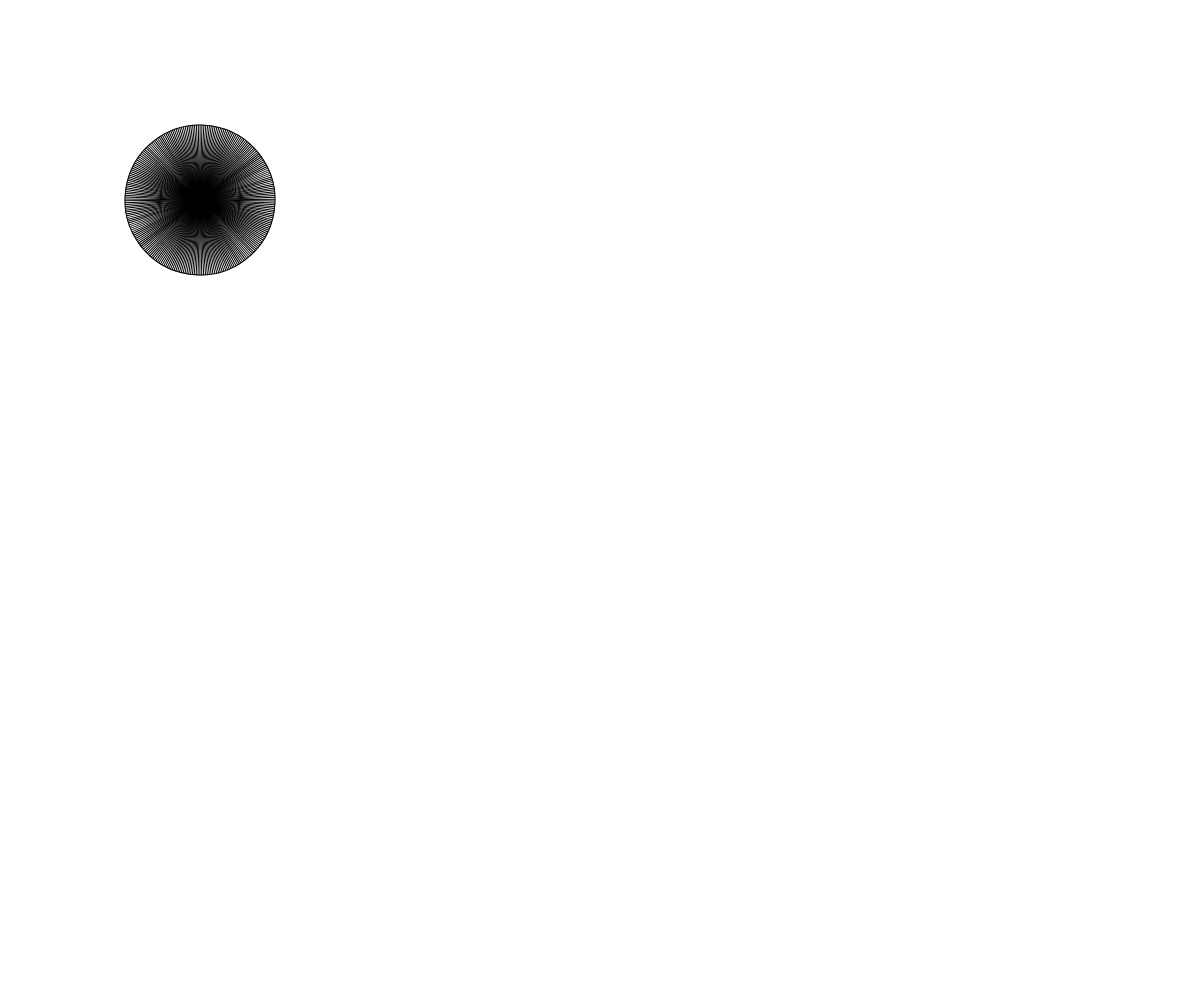
Frame 1 (no input)
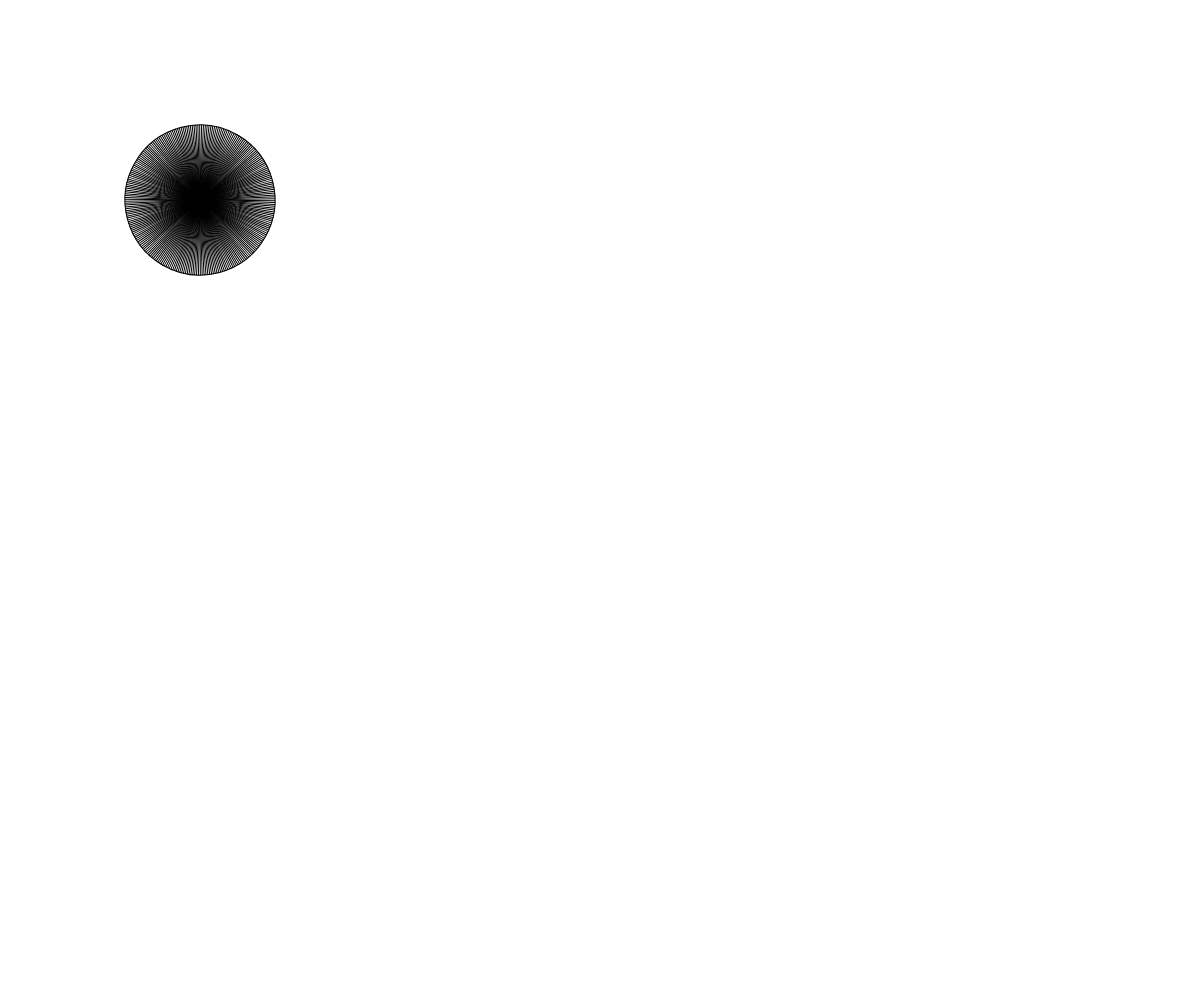
Frame 60 (no input)
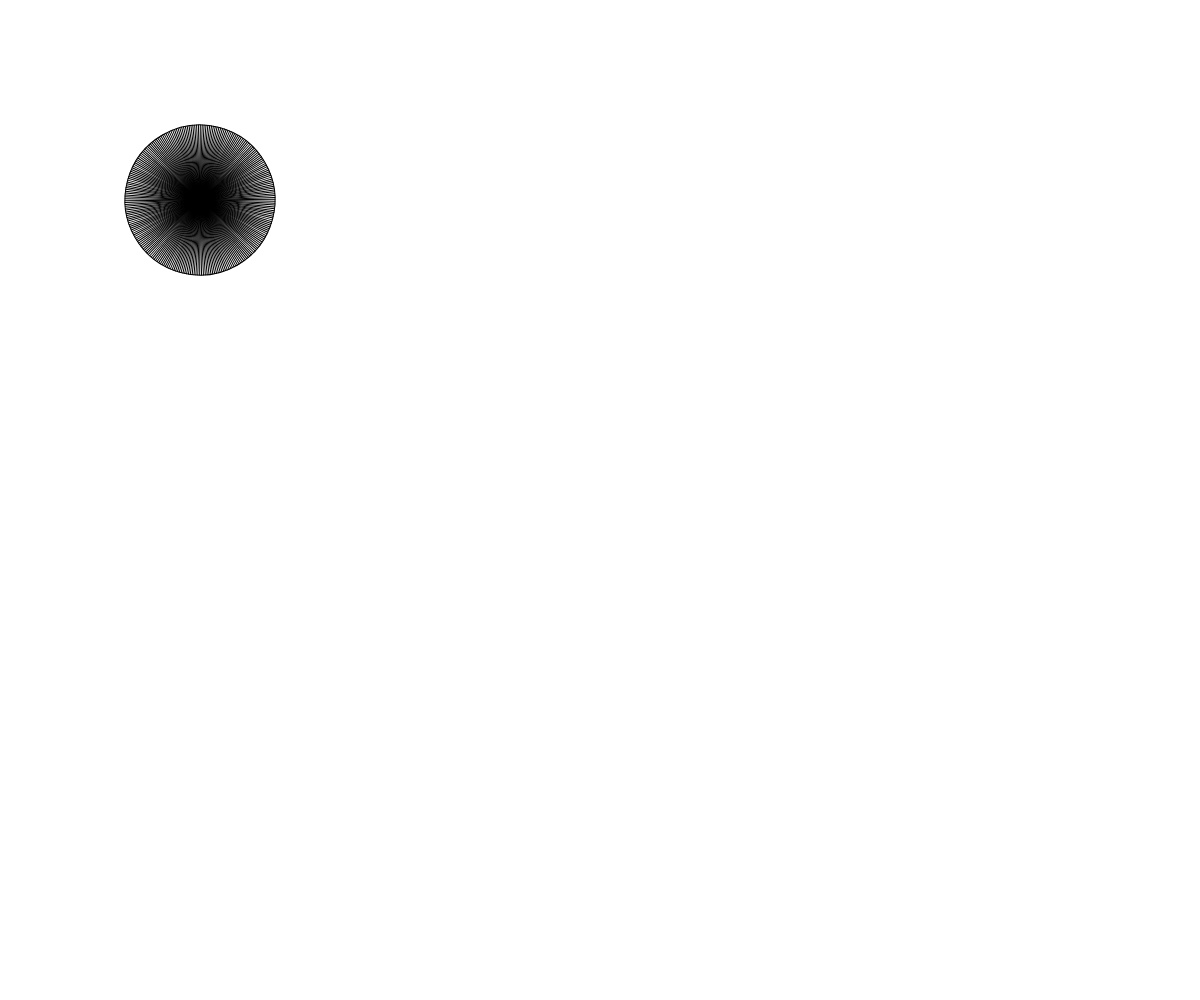
Frame 120 (the mouse pressed at the canvas centre since frame 60)

The p5.js sketch that drew these frames (run headless with seeded random() and noise() and a simulated clock; from frame 60 on, the mouse is pressed at the canvas centre):

// p5.js sketch
// ── sketch.js
// Basic Transformations Sandbox


let originalSpacing = 20;

function setup() {
  createCanvas(windowWidth, windowHeight);
}

function draw() {
  // All transformation reset at draw()
  //background(255);
  //drawBasicGrid(220);

  //transformation one: TRANSLATION
  //push(); // copies orig coordinate system
  //translate(200, 150); // x, y, (z)
  //drawBasicGrid(200);
  //rectangleRed(0,0);
  //pop();  // back to reguler 0,0 in corner

  //push();
  //translate(100,300);
  //rectangleBlue(0,0);
  //pop();
  
  // transformation STACK

  //add push()  pop()

  //transformation two: SCALE
  background(255);
  // translate(200,200);
  // let s = map(mouseX, 0, width, 0.1, 8);
  // // cab use multiple arguments for seprate x and y
  // // can use negitive scale to invert cordinate system
  // scale(s); //0-1 reduction
  //             // 1 no change
  //             //>1 enlargement
  // drawBasicGrid(150);
  // rectMode(CENTER);
  // rectangleRed(0,0);
  



  //transformation three: ROTATION
  //reminder: rotations are measured in radians, not degrees! Functions can help with the conversion...
  // rotation are relitive to origin
  angleMode(DEGREES);
  // translate(300,300);
  // rotate(15); // positive rotation is clockwise rotation  
  // rotate(frameCount);
  // //drawBasicGrid(150);

  // face(0, 0);
  //Combinations of Transformations
  translate(200,200);
  rotate(frameCount*8);
  circle(0, 0, 150);
  let N = 250;
  for(let i = 0; i < N; i++){
    line(0, 0, 75, 0);
    rotate(360/N);
  }
  


}


function face(x, y) {
  //draw a face at x,y
  push();
  translate(x,y);
  ellipseMode(CENTER);
  fill(200,200,0);
  stroke(0);
  ellipse(0,0,80,80);
  fill(90, 140, 30, 220);
  triangle(-20, 20, 20, 20, 0, 30);
  fill(0);
  ellipse(-25,0,10,10);
  ellipse(25,0,10,10);
  strokeWeight(5);
  line(-30,-10,30,-10);
  strokeWeight(1);
  pop();

}

function rectangleRed(x, y) {
  //draw a red rectangle at x,y (sized 50 pixels square) - to visualize what happens to the coordinate system
  //when different basic transformations are applied.
  noStroke();
  fill(255, 0, 0, 150);
  rect(x, y, 50, 50);

}

function rectangleBlue(x, y) {
  //draw a red rectangle at x,y (sized 50 pixels square) - to visualize what happens to the coordinate system
  //when different basic transformations are applied.
  noStroke();
  fill(0, 0, 255, 150);
  rect(x, y, 50, 50);

}

function drawBasicGrid(shade) {
  //draw the normal cartesian Coordinate Grid, in a light color. Spaced at 20 px by default
  stroke(shade);
  for (let x = 0; x < width; x += 20) {
    line(x, 0, x, height);
  }
  for (let y = 0; y < height; y += 20) {
    line(0, y, width, y);
  }

  //Draw "X" at the origin
  strokeWeight(3);
  stroke(0);
  line(-5,0,5,0);
  line(0,5,0,-5);
  strokeWeight(1);
}
